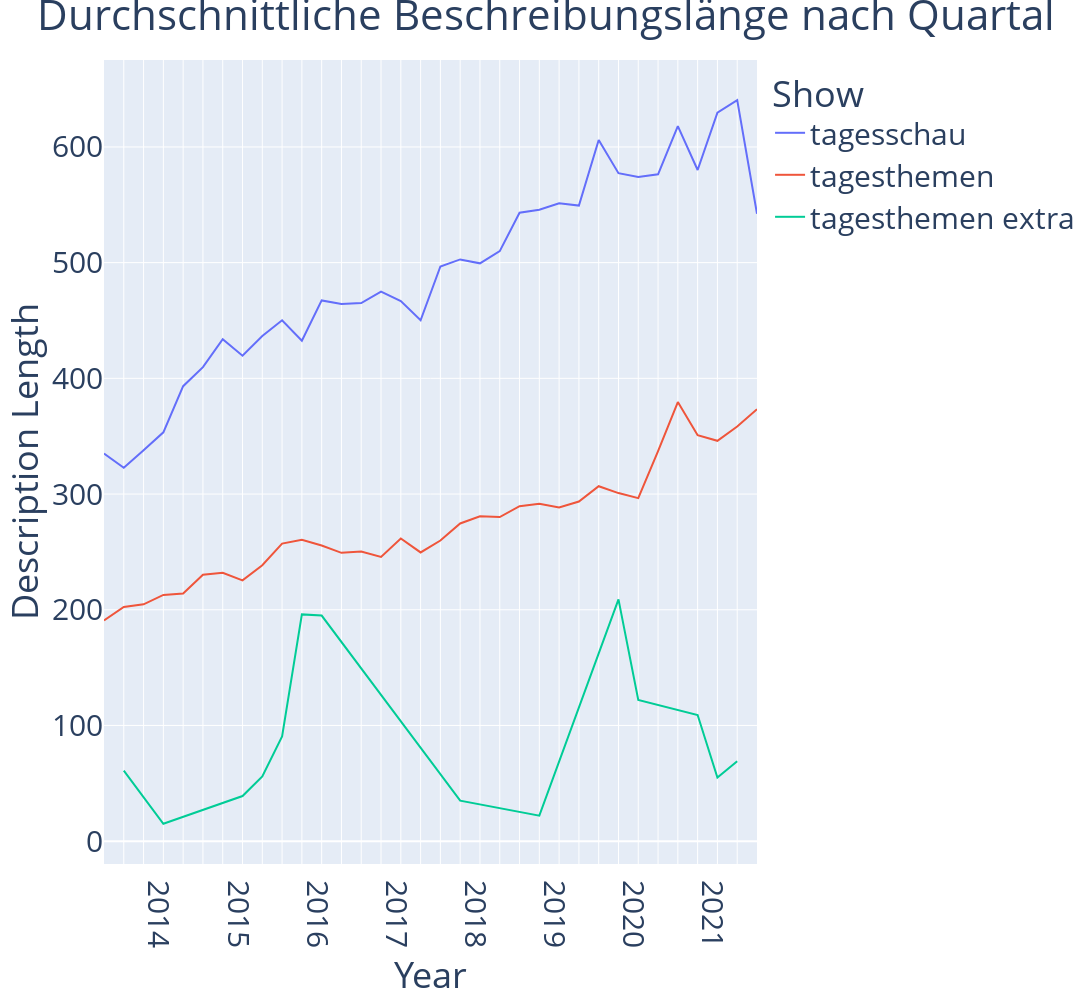

Notebook code for this chart:
### Code cell
relevant_shows = ["tagesschau", "tagesthemen", "tagesthemen extra"]
plot_df = None

for show_type in relevant_shows:
    show_episodes = shows[shows["title"] == show_type]
    by_quarter = show_episodes.groupby("quarter")["desc_length"].mean().to_frame()
    by_quarter["mode"] = show_type
    plot_df = by_quarter if plot_df is None else plot_df.append(by_quarter)
plot_df.reset_index(inplace=True)

fig = px.line(
    plot_df,
    x = "quarter", 
    y = "desc_length", 
    color = 'mode', 
    # template = "plotly_dark",
    labels = {"desc_length": "Description Length", "quarter": "Year", },
    width = 2000,
    height = 1000
    )

x_labels = [" " if not label.endswith("1") else label.split("/")[0] for label in shows["quarter"].unique()]

fig.update_layout(
    xaxis = dict(
        tickmode = 'array',
        tickvals = list(range(len(x_labels))),
        ticktext = x_labels
    ),
    title = "Durchschnittliche Beschreibungslänge nach Quartal",
    title_x = 0.5,
    font = {"size": 30}
)
fig.update_layout(legend_title_text='Show')

fig.write_html("../plots/as_html/description_length_by_show.html") # save as html
fig.write_image("../plots/as_png/description_length_by_show.png") # save as png

### Figure 1 — Plotly figure (JSON) as saved in the notebook; plotly's stock layout.template omitted (floating-point values rounded to 4 significant figures)
{"data": [{"hovertemplate": "mode=tagesschau<br>Year=%{x}<br>Description Length=%{y}<extra></extra>", "legendgroup": "tagesschau", "line": {"color": "#636efa", "dash": "solid"}, "marker": {"symbol": "circle"}, "mode": "lines", "name": "tagesschau", "orientation": "v", "showlegend": true, "type": "scatter", "x": ["2013/2", "2013/3", "2013/4", "2014/1", "2014/2", "2014/3", "2014/4", "2015/1", "2015/2", "2015/3", "2015/4", "2016/1", "2016/2", "2016/3", "2016/4", "2017/1", "2017/2", "2017/3", "2017/4", "2018/1", "2018/2", "2018/3", "2018/4", "2019/1", "2019/2", "2019/3", "2019/4", "2020/1", "2020/2", "2020/3", "2020/4", "2021/1", "2021/2", "2021/3"], "xaxis": "x", "y": [334.9, 322.8, 337.9, 353.3, 393.2, 409.7, 433.8, 419.6, 436.6, 450.2, 432.4, 467.3, 464.2, 465.0, 474.9, 466.8, 450.2, 496.7, 502.8, 499.4, 510.0, 543.1, 545.7, 551.4, 549.3, 606, 577.4, 574.0, 576.4, 618.0, 580.1, 629.5, 640.4, 542.2], "yaxis": "y"}, {"hovertemplate": "mode=tagesthemen<br>Year=%{x}<br>Description Length=%{y}<extra></extra>", "legendgroup": "tagesthemen", "line": {"color": "#EF553B", "dash": "solid"}, "marker": {"symbol": "circle"}, "mode": "lines", "name": "tagesthemen", "orientation": "v", "showlegend": true, "type": "scatter", "x": ["2013/2", "2013/3", "2013/4", "2014/1", "2014/2", "2014/3", "2014/4", "2015/1", "2015/2", "2015/3", "2015/4", "2016/1", "2016/2", "2016/3", "2016/4", "2017/1", "2017/2", "2017/3", "2017/4", "2018/1", "2018/2", "2018/3", "2018/4", "2019/1", "2019/2", "2019/3", "2019/4", "2020/1", "2020/2", "2020/3", "2020/4", "2021/1", "2021/2", "2021/3"], "xaxis": "x", "y": [190.8, 202.4, 204.7, 212.8, 214.0, 230.3, 231.9, 225.4, 238.5, 257.2, 260.6, 255.5, 249.2, 250.4, 245.7, 261.6, 249.5, 259.8, 274.6, 280.8, 280.1, 289.5, 291.7, 288.3, 293.5, 306.8, 300.8, 296.5, 337.0, 379.5, 350.9, 346.0, 358.3, 373.3], "yaxis": "y"}, {"hovertemplate": "mode=tagesthemen extra<br>Year=%{x}<br>Description Length=%{y}<extra></extra>", "legendgroup": "tagesthemen extra", "line": {"color": "#00cc96", "dash": "solid"}, "marker": {"symbol": "circle"}, "mode": "lines", "name": "tagesthemen extra", "orientation": "v", "showlegend": true, "type": "scatter", "x": ["2013/3", "2014/1", "2015/1", "2015/2", "2015/3", "2015/4", "2016/1", "2017/4", "2018/4", "2019/4", "2020/1", "2020/4", "2021/1", "2021/2"], "xaxis": "x", "y": [61, 15, 39, 56, 90.5, 196, 195, 35, 22, 209, 122, 109, 55, 69], "yaxis": "y"}], "layout": {"font": {"size": 30}, "height": 1000, "legend": {"title": {"text": "Show"}, "tracegroupgap": 0}, "margin": {"t": 60}, "title": {"text": "Durchschnittliche Beschreibungslänge nach Quartal", "x": 0.5}, "width": 2000, "xaxis": {"anchor": "y", "domain": [0, 1], "tickmode": "array", "ticktext": [" ", " ", " ", "2014", " ", " ", " ", "2015", " ", " ", " ", "2016", " ", " ", " ", "2017", " ", " ", " ", "2018", " ", " ", " ", "2019", " ", " ", " ", "2020", " ", " ", " ", "2021", " ", " "], "tickvals": [0, 1, 2, 3, 4, 5, 6, 7, 8, 9, 10, 11, 12, 13, 14, 15, 16, 17, 18, 19, 20, 21, 22, 23, 24, 25, 26, 27, 28, 29, 30, 31, 32, 33], "title": {"text": "Year"}}, "yaxis": {"anchor": "x", "domain": [0, 1], "title": {"text": "Description Length"}}}}
